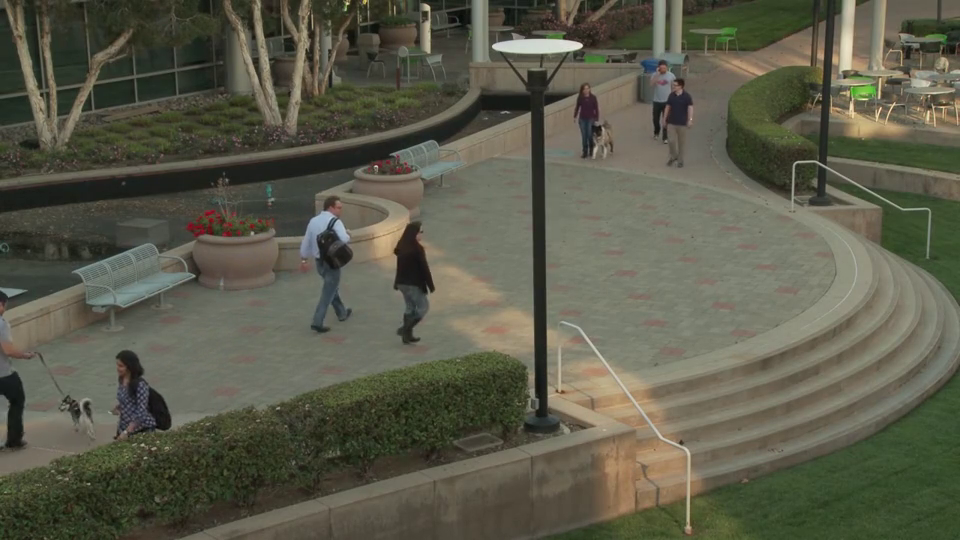
#> input picture frame 41 of pedestrians.mp4, 960 x 540 px
$ python farneback_test_CPU_acer.py
#> lines starting #> are read from the running program, lines starting #| are printed output that depends on the picture
#!/home/smithw/.venv_openCV/bin/python3

# WESmith 03/23/23  modified for running on the acer

# farneback_test_CPU_acer.py
# test opencv 4.7.0 times on a particular problem
# following the examples at
# https://learnopencv.com/getting-started-opencv-cuda-module/

# testing Farneback optical flow with CPU to get CPU times,
# compare to farneback_test_GPU_jetson_nano.py

import cv2
import numpy as np
import os
import time

print('OpenCV version {}'.format(cv2.__version__))

scale  = 1.0  # factor to reduce the image
device = 'cpu'

timers = {'reading':[],
          'pre-process':[],
          'optical flow':[],
          'post-process':[],
          'full pipeline':[]}

#vid_path = '/usr/share/visionworks/sources/data'
vid_path = './'
vid_name = 'pedestrians.mp4'

cap = cv2.VideoCapture(os.path.join(vid_path, vid_name))

fps = cap.get(cv2.CAP_PROP_FPS)

num_frames = cap.get(cv2.CAP_PROP_FRAME_COUNT)

width  = cap.get(cv2.CAP_PROP_FRAME_WIDTH)
height = cap.get(cv2.CAP_PROP_FRAME_HEIGHT)

width  = int(width * scale)
height = int(height * scale)

txt = 'video {} is {} x {} at {} fps with {} frames'.\
      format(vid_name, width, height, fps, num_frames)
print(txt)

ret, prev_frame = cap.read()
#> prev_frame is the input picture: shape (540, 960, 3); mean B, G, R 74.4, 90.7, 90.9

if device == 'cpu':

    if ret:

        frame = cv2.resize(prev_frame, (width, height))

        prev_frame = cv2.cvtColor(frame, cv2.COLOR_BGR2GRAY)
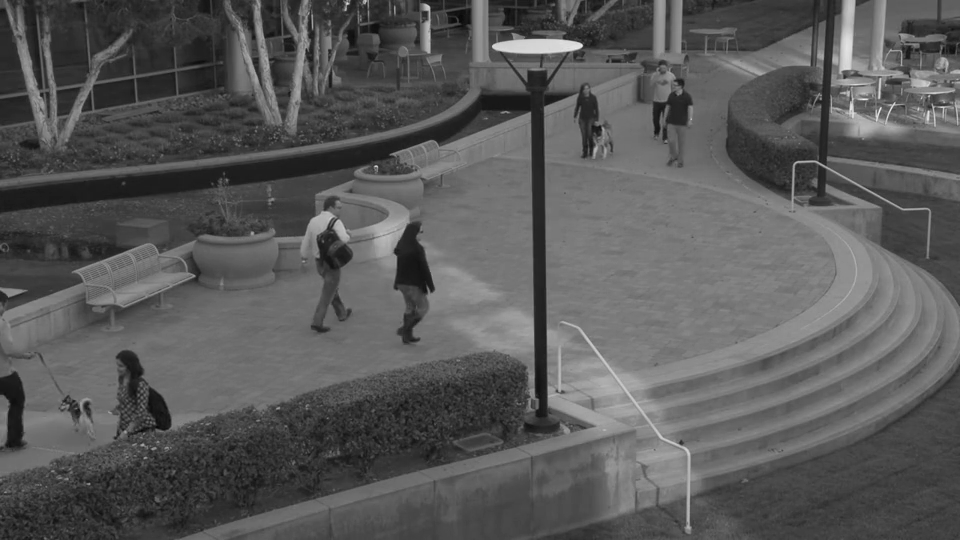
#> prev_frame: shape (540, 960); min 8, max 244, mean 88.9

        hsv = np.zeros_like(frame, np.float32)

        # set saturation to 1
        hsv[..., 1] = 1.0

while True:

    start_full_time = time.time()

    start_read_time = time.time()

    ret, frame = cap.read()
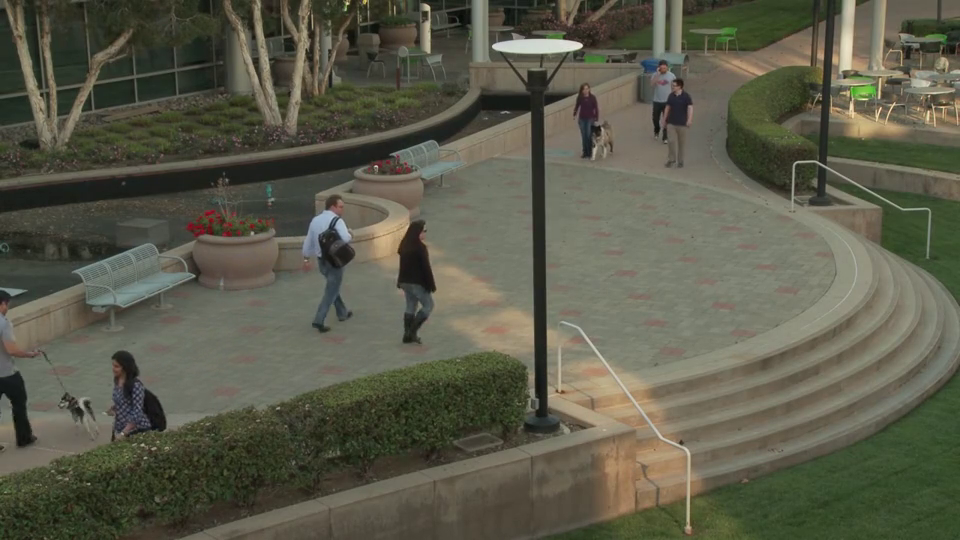
#> input picture frame 42 of pedestrians.mp4, 960 x 540 px
#> frame is the input picture: shape (540, 960, 3); mean B, G, R 74.4, 90.7, 90.8

    end_read_time = time.time()

    timers['reading'].append(end_read_time - start_read_time)

    if not ret:
        break

    start_pre_time = time.time()

    frame = cv2.resize(frame, (width, height))

    current_frame = cv2.cvtColor(frame, cv2.COLOR_BGR2GRAY)

    end_pre_time = time.time()

    timers['pre-process'].append(end_pre_time - start_pre_time)

    start_of = time.time()

    flow = cv2.calcOpticalFlowFarneback(prev_frame, current_frame, None,
                                        0.5, 5, 15, 3, 5, 1.2, 0)
    end_of = time.time()

    timers['optical flow'].append(end_of - start_of)

    start_post_time = time.time()

    mag, angle = cv2.cartToPolar(flow[..., 0], flow[..., 1],
                                 angleInDegrees=True)
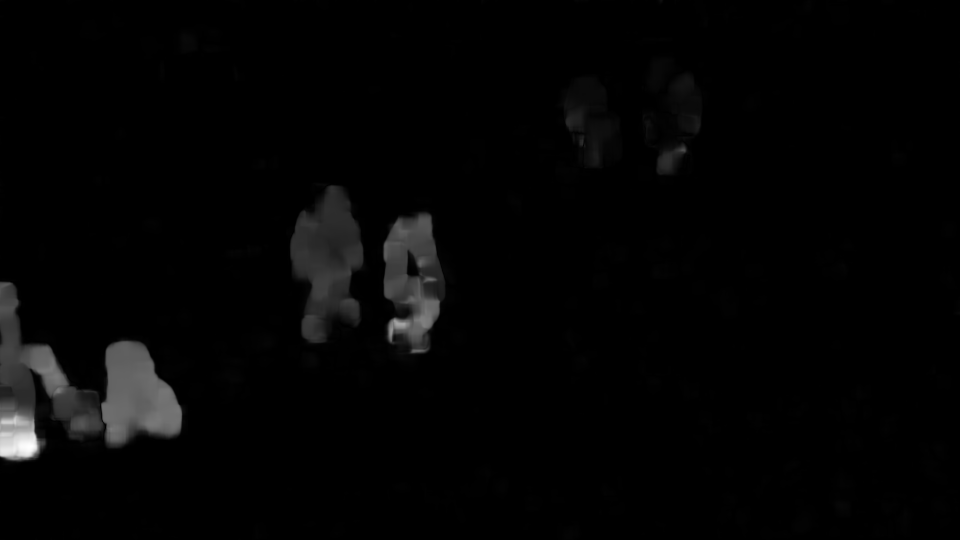
#> mag: shape (540, 960) float32; min 7.66e-09, max 11.44, mean 0.208; drawn with min black and max white
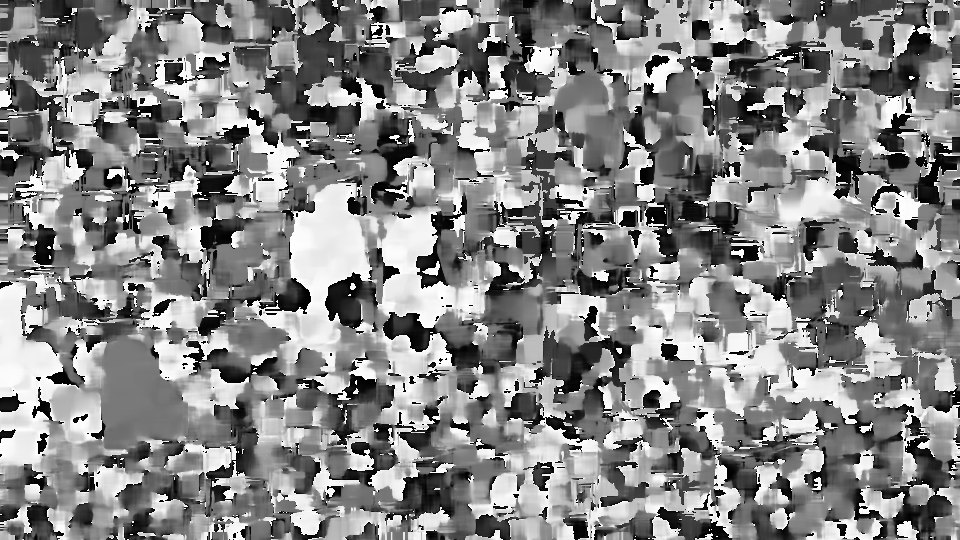
#> angle: shape (540, 960) float32; min 0.000118, max 360, mean 189.6; drawn with min black and max white
    # set hue
    hsv[..., 0] = angle * ((1 / 360.0) * (180 / 255.0))
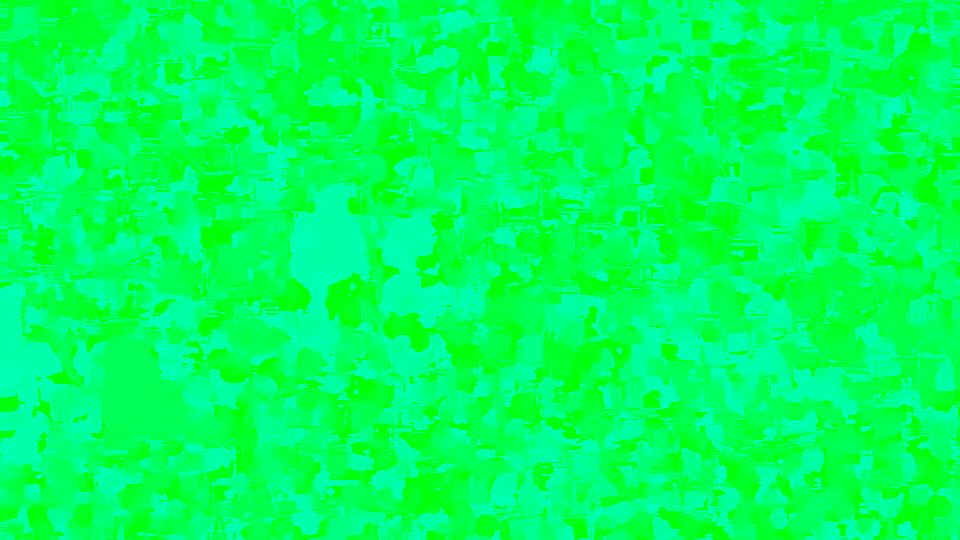
#> hsv: shape (540, 960, 3) float32; mean of channels 0, 1, 2 0.372, 1, 0; drawn as B, G, R

    # set value
    hsv[..., 2] = cv2.normalize(mag, None, 0.0, 1.0, cv2.NORM_MINMAX, -1)
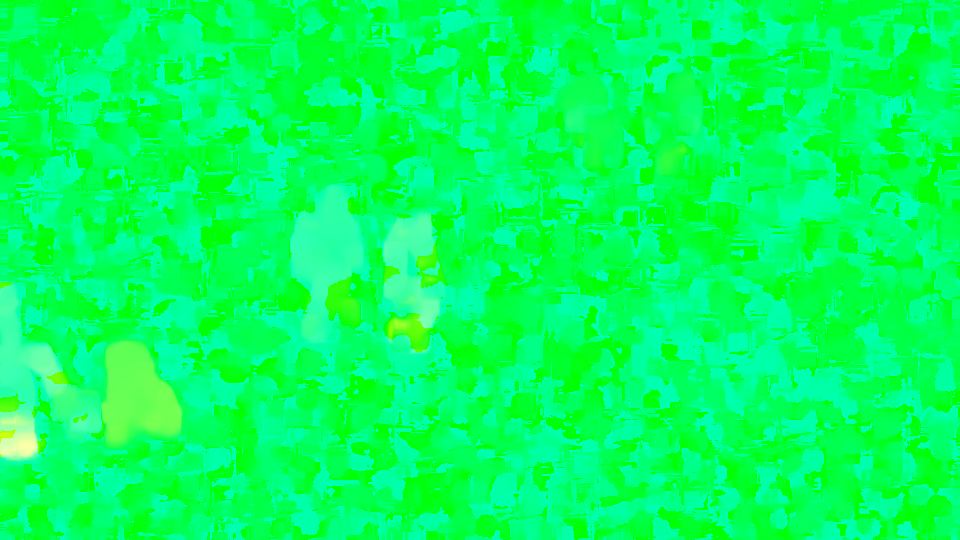
#> hsv: shape (540, 960, 3) float32; mean of channels 0, 1, 2 0.372, 1, 0.0182; drawn with min black and max white

    hsv_8u = np.uint8(hsv * 255.0)

    bgr = cv2.cvtColor(hsv_8u, cv2.COLOR_HSV2BGR)
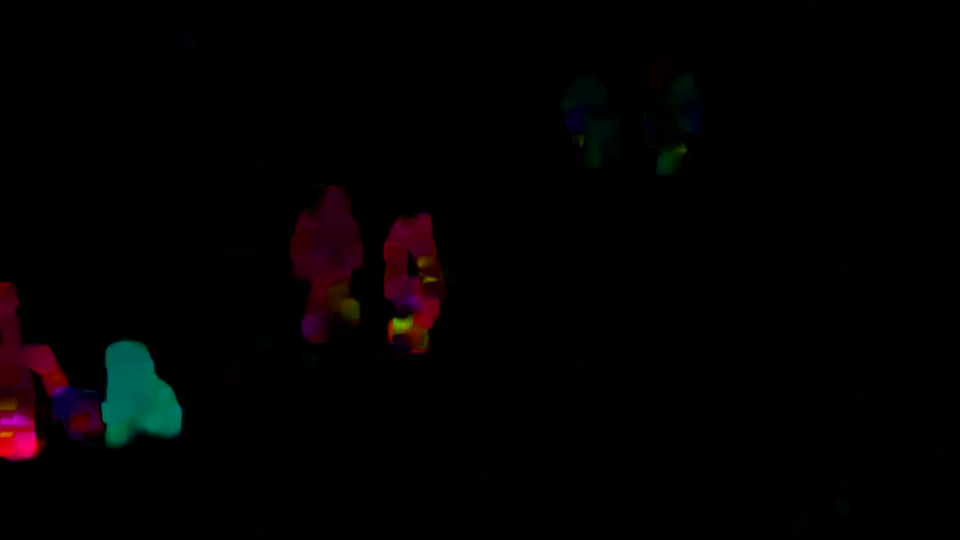
#> bgr: shape (540, 960, 3); mean B, G, R 2, 1.5, 2.9

    prev_frame = current_frame

    end_post_time = time.time()

    timers['post-process'].append(end_post_time - start_post_time)

    end_full_time = time.time()

    timers['full pipeline'].append(end_full_time - start_full_time)

    cv2.imshow("original", frame)
    cv2.imshow("result", bgr)
    k = cv2.waitKey(1)
#> (key Esc is pressed here)
    if k == 27:
        break


print("Elapsed time")
for stage, seconds in timers.items():
    print("-", stage, ": {:0.3f} seconds".format(sum(seconds)))

# calculate frames per second
print("Default video FPS : {:0.3f}".format(fps))

of_fps = (num_frames - 1) / sum(timers["optical flow"])
print("Optical flow FPS : {:0.3f}".format(of_fps))

full_fps = (num_frames - 1) / sum(timers["full pipeline"])
print("Full pipeline FPS : {:0.3f}".format(full_fps))

$ run again, starting later in the video
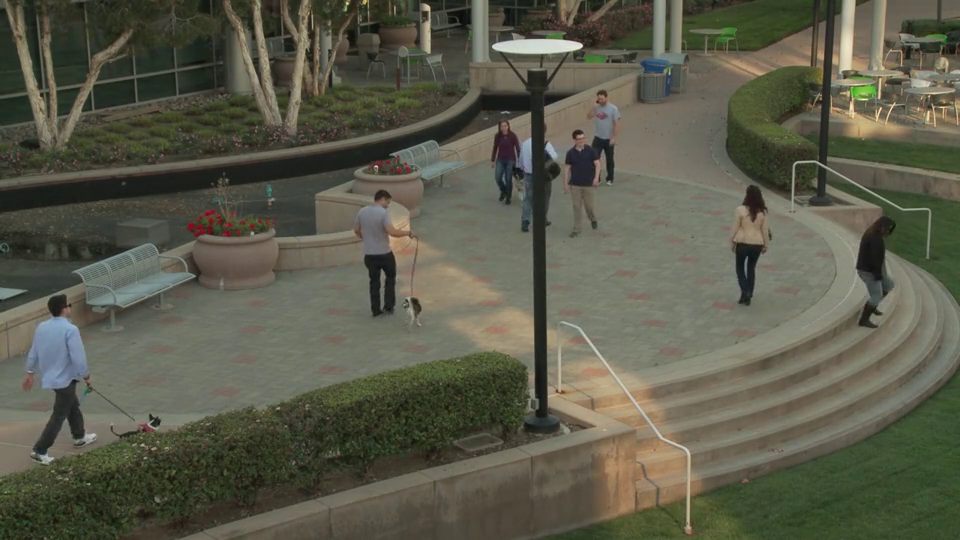
#> input picture frame 188 of pedestrians.mp4, 960 x 540 px
#> prev_frame is the input picture: shape (540, 960, 3); mean B, G, R 74.3, 90.5, 90.4
#> prev_frame: shape (540, 960)
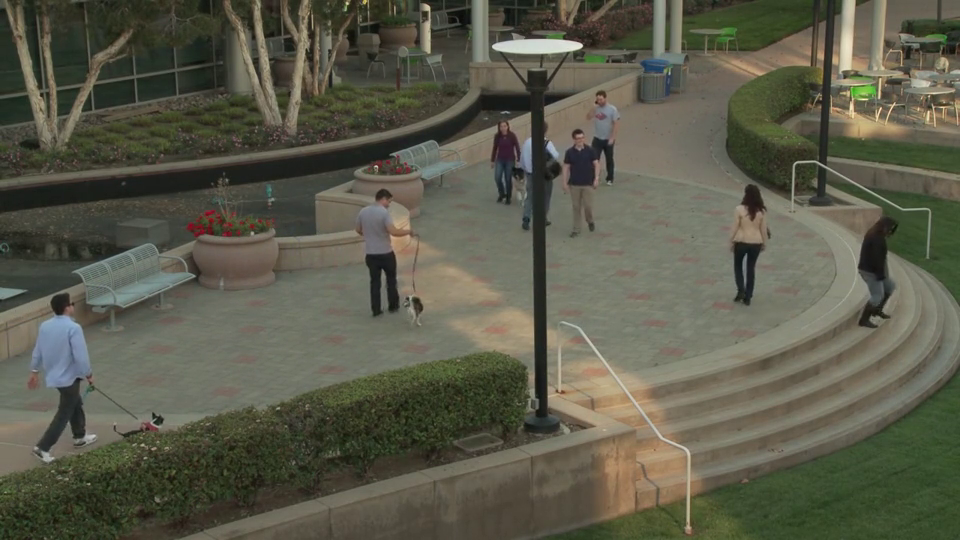
#> input picture frame 189 of pedestrians.mp4, 960 x 540 px
#> frame is the input picture: shape (540, 960, 3); mean B, G, R 74.5, 90.4, 90.5
#> `bgr = cv2.cvtColor(hsv_8u, cv2.COLOR_HSV2BGR)`:
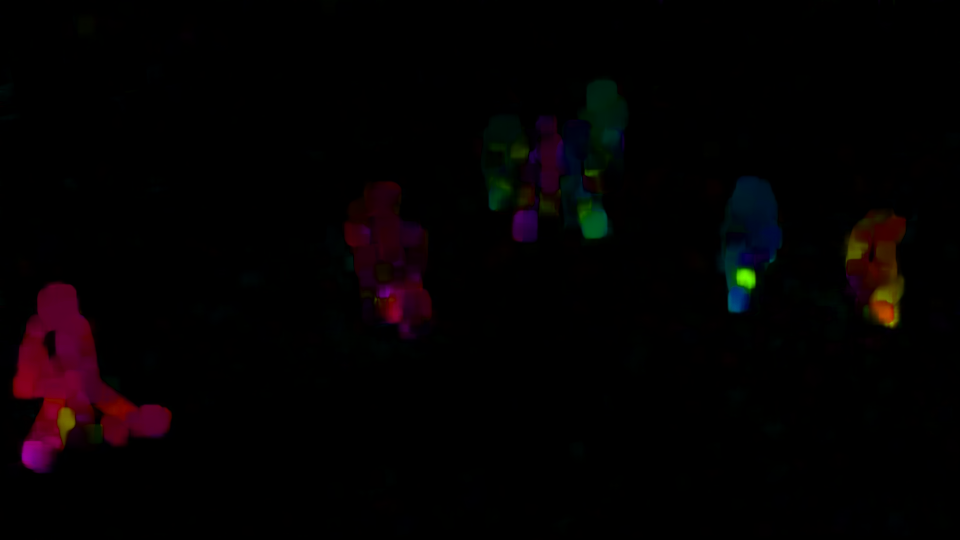
#> bgr: shape (540, 960, 3); mean B, G, R 2.1, 1.3, 4

$ run again, starting later in the video
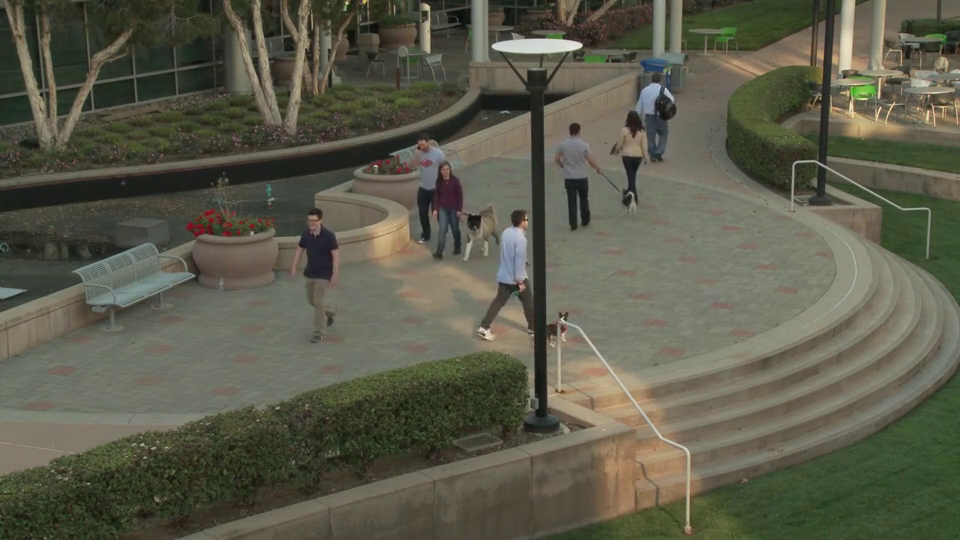
#> input picture frame 335 of pedestrians.mp4, 960 x 540 px
#> prev_frame is the input picture: shape (540, 960, 3); mean B, G, R 75, 91.3, 91.7
#> prev_frame: shape (540, 960)
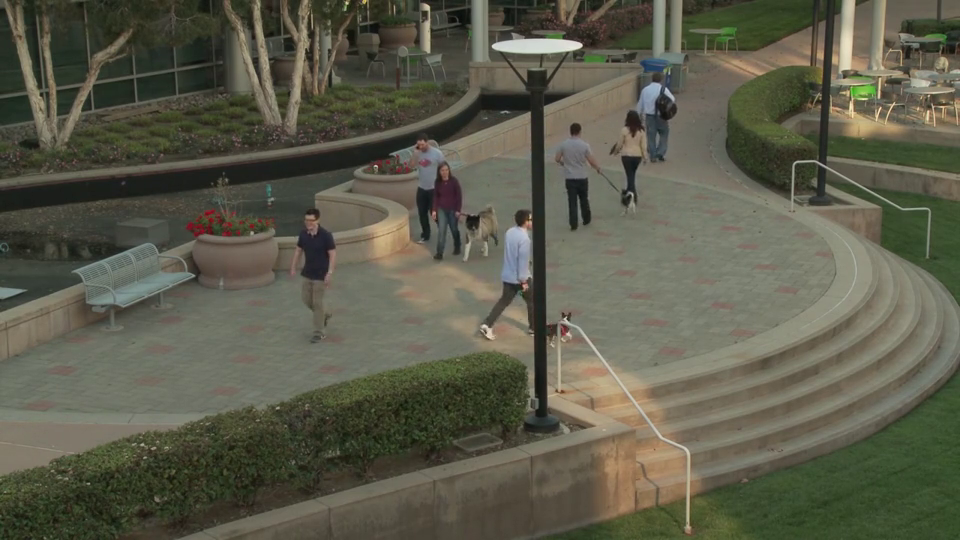
#> input picture frame 336 of pedestrians.mp4, 960 x 540 px
#> frame is the input picture: shape (540, 960, 3); mean B, G, R 74.9, 91.3, 91.6
#> `bgr = cv2.cvtColor(hsv_8u, cv2.COLOR_HSV2BGR)`:
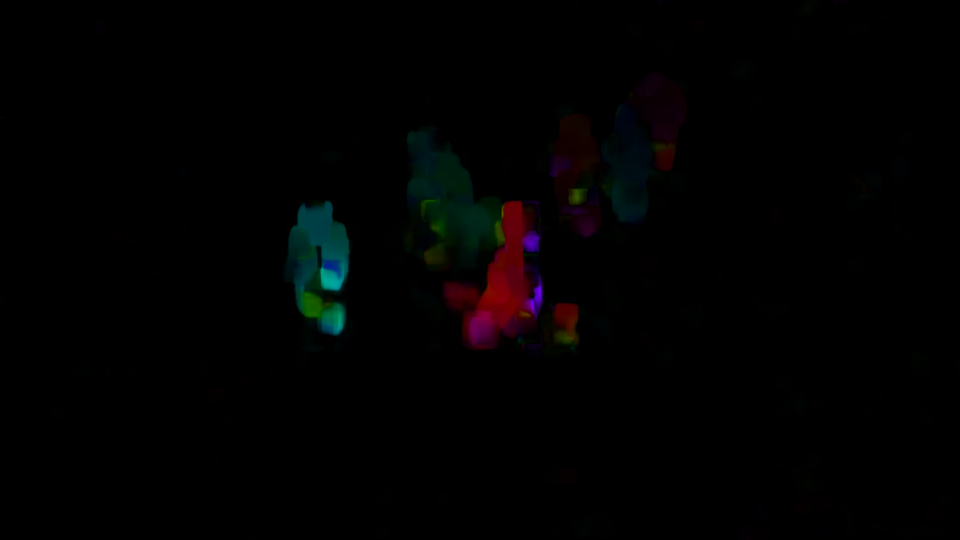
#> bgr: shape (540, 960, 3); mean B, G, R 1.5, 1.5, 1.7
